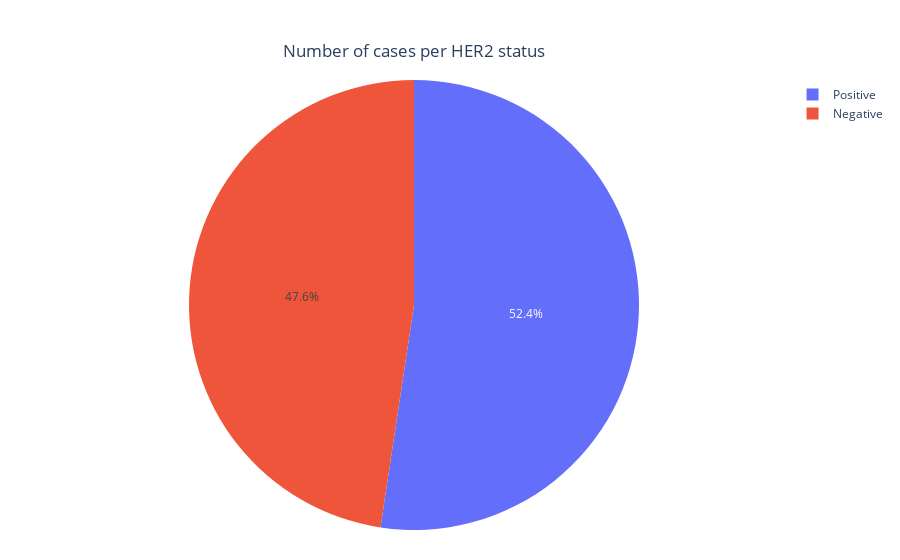

The notebook cell saved with this chart:
### Code cell
fig = px.pie(names=status_counts.index, values=status_counts.values, 
             color_discrete_map={'Positive':'darkcyan', 'Negative':'plum'})
fig.update_layout(title={
        'text': "Number of cases per HER2 status",
        'y':0.92,
        'x':0.46,
        'xanchor': 'center',
        'yanchor': 'top'},
        width=600,
        margin=dict(l=50, r=50, b=30, t=80))
fig.show()

### Figure 1 — Plotly figure (JSON) as saved in the notebook; plotly's stock layout.template omitted (floating-point values rounded to 4 significant figures)
{"data": [{"domain": {"x": [0, 1], "y": [0, 1]}, "hovertemplate": "label=%{label}<br>value=%{value}<extra></extra>", "labels": ["Positive", "Negative"], "legendgroup": "", "name": "", "showlegend": true, "type": "pie", "values": [77, 70]}], "layout": {"autosize": true, "legend": {"tracegroupgap": 0}, "margin": {"b": 30, "l": 50, "r": 50, "t": 80}, "title": {"text": "Number of cases per HER2 status", "x": 0.46, "xanchor": "center", "y": 0.92, "yanchor": "top"}}}
